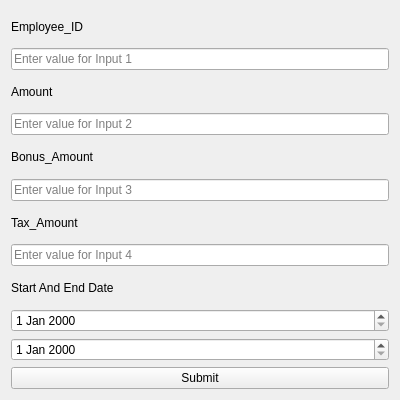
<?xml version="1.0" encoding="UTF-8"?>
<ui version="4.0">
 <class>Form</class>
 <widget class="QWidget" name="Form">
  <property name="geometry">
   <rect>
    <x>0</x>
    <y>0</y>
    <width>400</width>
    <height>400</height>
   </rect>
  </property>
  <property name="windowTitle">
   <string>Data Entry Form</string>
  </property>
  <layout class="QVBoxLayout" name="verticalLayout">
   <item>
    <widget class="QLabel" name="label1">
     <property name="text">
      <string>Employee_ID</string>
     </property>
    </widget>
   </item>
   <item>
    <widget class="QLineEdit" name="textInput1">
     <property name="placeholderText">
      <string>Enter value for Input 1</string>
     </property>
    </widget>
   </item>
   <item>
    <widget class="QLabel" name="label2">
     <property name="text">
      <string>Amount</string>
     </property>
    </widget>
   </item>
   <item>
    <widget class="QLineEdit" name="textInput2">
     <property name="placeholderText">
      <string>Enter value for Input 2</string>
     </property>
    </widget>
   </item>
   <item>
    <widget class="QLabel" name="label3">
     <property name="text">
      <string>Bonus_Amount</string>
     </property>
    </widget>
   </item>
   <item>
    <widget class="QLineEdit" name="textInput3">
     <property name="placeholderText">
      <string>Enter value for Input 3</string>
     </property>
    </widget>
   </item>
   <item>
    <widget class="QLabel" name="label4">
     <property name="text">
      <string>Tax_Amount</string>
     </property>
    </widget>
   </item>
   <item>
    <widget class="QLineEdit" name="textInput4">
     <property name="placeholderText">
      <string>Enter value for Input 4</string>
     </property>
    </widget>
   </item>
   <item>
    <widget class="QLabel" name="label">
     <property name="text">
      <string>Start And End Date</string>
     </property>
    </widget>
   </item>
   <item>
    <widget class="QDateEdit" name="dateEdit"/>
   </item>
   <item>
    <widget class="QDateEdit" name="dateEdit_2"/>
   </item>
   <item>
    <widget class="QPushButton" name="submitButton">
     <property name="text">
      <string>Submit</string>
     </property>
    </widget>
   </item>
  </layout>
 </widget>
 <resources/>
 <connections/>
</ui>
